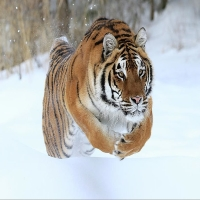
#> input picture TP Final- morphing/ir1.jpg, 200 x 200 px
$ python tp_final_couleur.py
#> lines starting #> are read from the running program, lines starting #| are printed output that depends on the picture
import numpy as np
import imageio
from skimage.io import imread
from skimage.io import imsave
from skimage.io import imshow
from matplotlib import pyplot as plt
from skimage.color import rgb2gray
from skimage.color import rgba2rgb
from skimage import img_as_ubyte
from skimage.morphology import dilation, erosion, disk,rectangle
import cv2
from skimage.filters import threshold_otsu


IN1=imread('ir1.jpg')
#> IN1 is the input picture: shape (200, 200, 3); mean R, G, B 185, 185.6, 183.2
R1 = IN1[:,:,0]
G1 = IN1[:,:,1]
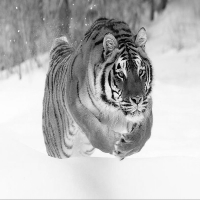
#> G1: shape (200, 200); min 1, max 254, mean 185.6
B1 = IN1[:,:,2]
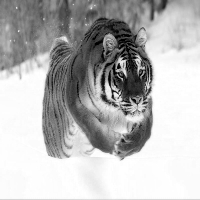
#> B1: shape (200, 200); min 0, max 255, mean 183.2
imshow(B1)
plt.title('Image 1')
plt.show()

IN2=imread('ir2.jpg')
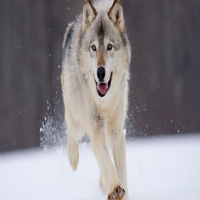
#> input picture TP Final- morphing/ir2.jpg, 200 x 200 px
#> IN2 is the input picture: shape (200, 200, 3); mean R, G, B 137.3, 133.4, 137.7
R2 = IN2[:,:,0]
G2 = IN2[:,:,1]
B2 = IN2[:,:,2]

imshow(IN2)
plt.title('Image 2')
plt.show()

# [12 lines of commented-out code are left out]
def mediane(FORME1, FORME2):

    INTER = np.minimum(FORME1, FORME2)
    UNION = np.maximum(FORME1, FORME2)
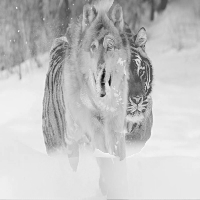
#> UNION: shape (200, 200); min 10, max 250, mean 194
    E=INTER
    TMP=INTER
    i=1
    while np.max(TMP>100) :
        TMP=erosion(UNION,disk(i))
        E=np.maximum(E,np.minimum(TMP,dilation(INTER,disk(i))))
        i=i+i
#> this loop made 8 passes
#> i on passes 1 to 7: 2, 4, 8, 16, 32, 64, 128
#> pass 1, in mediane, `E=np.maximum(E,np.minimum(TMP,dilation(INTER,disk(i))))`:
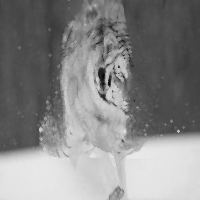
#> E: shape (200, 200); min 10, max 233, mean 134.8
#> after the loop:
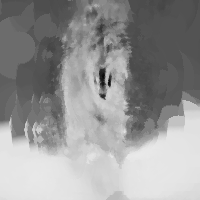
#> E: shape (200, 200); min 10, max 233, mean 149.7
#> after the loop:
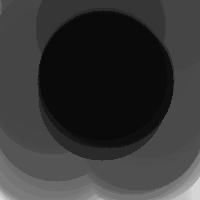
#> TMP: shape (200, 200); min 10, max 219, mean 53.7
#> after the loop, i = 128
    return E


#Insertion des médianes dans une liste pour les couleurs en Rouge
#> (the run stopped early here; a loop or call above may not have finished)
